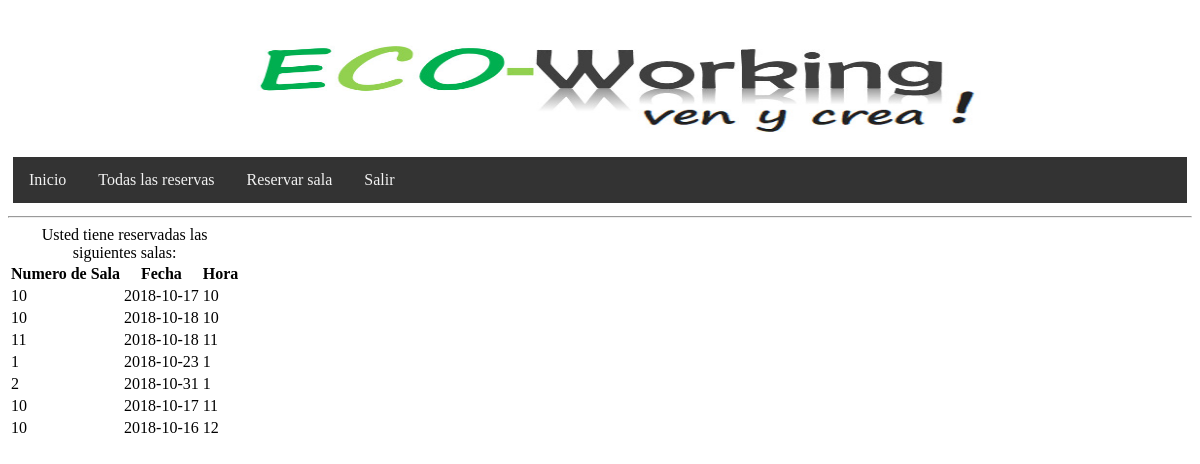
/reservas (signed in), run on the app's committed database.
### app/models.py (models this page shows)
class Sala(db.Model):
    id = db.Column(db.Integer, primary_key=True)
    numero = db.Column(db.Integer, index=True)
    fecha = db.Column(db.Date)
    hora = db.Column(db.String(100))
    user_id = db.Column(db.Integer, db.ForeignKey('user.id'))

### app/routes.py (the view)
@app.route("/reservas", methods=['GET', 'POST'])
@login_required
def reservas():
	salas = Sala.query.all()
	return render_template("reservas.html", salas=salas)

### app/models.py (called while the page is built)
@login.user_loader
def user_loader(id):
    return User.query.get(int(id))

### app/templates/reservas.html
{% extends "base.html" %}
{% block content %}
	{% if salas %}
<table>
   <caption>Usted tiene reservadas las siguientes salas:</caption>
    <tr>
       <th>Numero de Sala</th>
       <th>Fecha</th>
       <th>Hora</th>
   </tr>
    {% for sala in salas%}
    <tr>
       <td>{{ sala.numero }}</td>
       <td>{{ sala.fecha }}</td>
       <td>{{ sala.hora }}</td>
   </tr>
    {% endfor %}
</table>
{% else %}
<h3>No tiene ninguna sala reservada</h3>
{% endif %}
{% endblock %}

### app/templates/base.html (shortened to what this page needs)
<!DOCTYPE html>
<html lang="en">
<head>
    <link rel="stylesheet" href="{{ url_for('static', filename='basic.css') }}">
    <link rel="stylesheet" href="//code.jquery.com/ui/1.12.1/themes/base/jquery-ui.css">
</head>
<body>
<div class="header">
		<div class="container">
			<img class="fill" src="static/banner.jpg" alt="Paris"
				style="width: 100%; height: 140px">
		</div>
	</div>
    <div class="sticky">
        <div class="topnav">
        <a href="/index">Inicio</a>
        {% if current_user.is_anonymous %}
        <a href="{{ url_for('login')}}">Entrar</a>
        {% else %}
        <a href="/reservas">Todas las reservas</a>
        <a href="/reservar"> Reservar  sala</a>
        <a href="{{ url_for('logout') }}">Salir</a>
        {% endif %}
    </div>
    </div>
    <hr>
{% block content %}{% endblock %}
</body>
</html>

### app/static/basic.css (style rules this page uses)
.topnav { overflow: hidden; background-color: #333; }
.topnav a { float: left; display: block; color: #f2f2f2; text-align: center; padding: 14px 16px; text-decoration: none; }
div.sticky { position: -webkit-sticky; position: sticky; top: 0; padding: 5px; }

### data on the page
Sala: numero "10", fecha "2018-10-17", hora "10"
Sala: numero "10", fecha "2018-10-18", hora "10"
Sala: numero "11", fecha "2018-10-18", hora "11"
Sala: numero "1", fecha "2018-10-23", hora "1"
Sala: numero "2", fecha "2018-10-31", hora "1"
Sala: numero "10", fecha "2018-10-17", hora "11"
Sala: numero "10", fecha "2018-10-16", hora "12"
